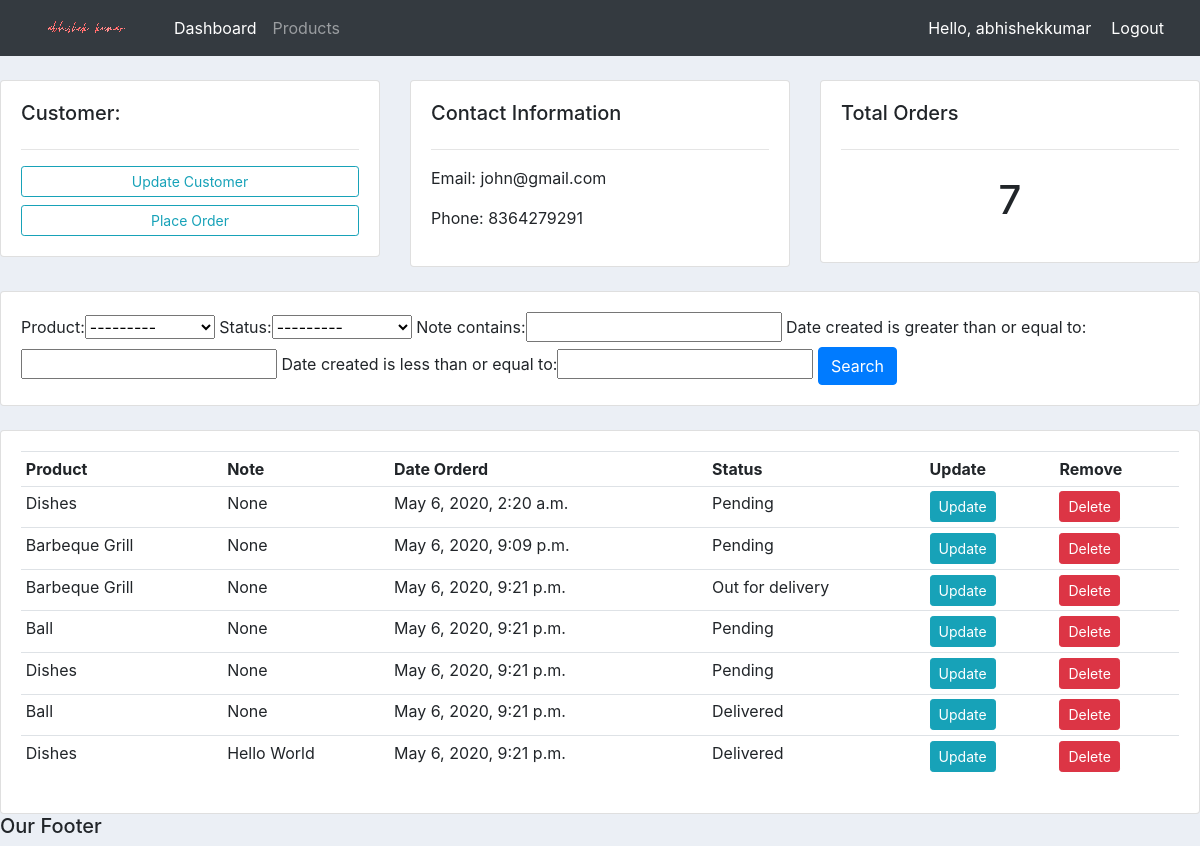
The app's page /customer/1/ (signed in) with its own data.
### accounts/models.py (models this page shows, shortened)
class Customer(models.Model):
    name = models.CharField(max_length=200, null=True)
    phone = models.CharField(max_length=200, null=True)
    email =models.CharField(max_length=200, null=True)
    date_created = models.DateTimeField(auto_now_add=True, null=True)

class Order(models.Model):
    STATUS = (
        ('Pending', 'Pending'),
        ('Out for delivery', 'Out for delivery'),
        ('Delivered', 'Delivered'),
    )
    customer = models.ForeignKey(Customer, null=True, on_delete=models.SET_NULL)
    product = models.ForeignKey(Product, null=True, on_delete=models.SET_NULL)
    date_created = models.DateTimeField(auto_now_add=True, null=True)
    status = models.CharField(max_length=200, null=True, choices=STATUS)
    note = models.CharField(max_length=200, null=True)

class Product(models.Model):
    CATEGORY = (
        ('Indoor', 'Indoor'),
        ('Out Door', 'Out Door'),
    )
    name = models.CharField(max_length=200, null=True)
    price = models.FloatField(null=True)
    category = models.CharField(max_length=200, null=True, choices=CATEGORY)
    description = models.CharField(max_length=200, null=True, blank=True)
    date_created = models.DateTimeField(auto_now_add=True, null=True)
    tags = models.ManyToManyField(Tag)
    def __str__(self):
        return self.name

### accounts/decorators.py (the view)
		def wrapper_func(request, *args, **kwargs):
			group = None
			if request.user.groups.exists():
				group = request.user.groups.all()[0].name
			if group in allowed_roles:
				return view_func(request, *args, **kwargs)
			else:
				return HttpResponse('You are not authorized to view this page')

### accounts/views.py (called while the page is built)
@login_required(login_url='login')
@allowed_users(allowed_roles=['admin'])
def customer(request, pk_test):
	customer = Customer.objects.get(id=pk_test)
	orders = customer.order_set.all()
	order_count = orders.count()
	myFilter = OrderFilter(request.GET, queryset=orders)
	orders = myFilter.qs
	context = {'customer':customer, 'orders':orders, 'order_count':order_count,
	'myFilter':myFilter}
	return render(request, 'accounts/customer.html',context)

### accounts/templates/accounts/customer.html
{% extends 'accounts/main.html' %}
{% block content %}
<br>
<div class="row">
	<div class="col-md">
		<div class="card card-body">
			<h5>Customer:</h5>
			<hr>
			<a class="btn btn-outline-info  btn-sm btn-block" href="">Update Customer</a>
			<a class="btn btn-outline-info  btn-sm btn-block" href="{% url 'create_order' customer.id %}">Place Order</a>
		</div>
	</div>
	<div class="col-md">
		<div class="card card-body">
			<h5>Contact Information</h5>
			<hr>
			<p>Email: {{customer.email}} </p>
			<p>Phone: {{customer.phone}} </p>
		</div>
	</div>
	<div class="col-md">
		<div class="card card-body">
			<h5>Total Orders</h5>
			<hr>
			<h1 style="text-align: center;padding: 10px">{{order_count}}</h1>
		</div>
	</div>
</div>
<br>
<div class="row">
	<div class="col">
		<div class="card card-body">
			<form method="get">
				{{myFilter.form}}
		    <button class="btn btn-primary" type="submit">Search</button>
		  </form>
		</div>
	</div>
</div>
<br>
<div class="row">
	<div class="col-md">
		<div class="card card-body">
			<table class="table table-sm">
				<tr>
					<th>Product</th>
					<th>Note</th>
					<th>Date Orderd</th>
					<th>Status</th>
					<th>Update</th>
					<th>Remove</th>
				</tr>
				{% for order in orders %}
				<tr>
					<td>{{order.product}}</td>
					<td>{{order.note}}</td>
					<td>{{order.date_created}}</td>
					<td>{{order.status}}</td>
					<td><a class="btn btn-sm btn-info" href="{% url 'update_order' order.id %}">Update</a></td>
					<td><a class="btn btn-sm btn-danger" href="{% url 'delete_order' order.id %}">Delete</a></td>
				</tr>
				{% endfor %}
			</table>
		</div>
	</div>
</div>
{% endblock %}

### accounts/templates/accounts/navbar.html (shortened to what this page needs)
{% load static %}
<nav class="navbar navbar-expand-lg navbar-dark bg-dark">
    <img src="{% static 'images/logo.png' %}">
    <div class="collapse navbar-collapse" id="navbarNav">
      <ul class="navbar-nav">
        {% if request.user.is_staff %}
        <li class="nav-item active">
          <a class="nav-link" href="{% url 'home' %}">Dashboard</a>
        </li>
        <li class="nav-item">
          <a class="nav-link" href="{% url 'products' %}">Products</a>
        </li>
        {% endif %}
      </ul>
    </div>
    <span class="hello-msg">Hello, {{request.user}} </span>
    <span><a class="hello-msg" href="{% url 'logout' %}">Logout</a></span>
  </nav>

### static/css/main.css (style rules this page uses)
body { background-color: #ebeff5; }

### accounts/templates/accounts/navbar.html (style rules this page uses)
.hello-msg { font-size: : 18px; color: #fff; margin-right: 20px; }

### records on screen
Customer: email "john@gmail.com", phone "8364279291"
Order: product "Dishes", note "None", date_created "May 6, 2020, 2:20 a.m.", status "Pending"
Order: product "Barbeque Grill", note "None", date_created "May 6, 2020, 9:09 p.m.", status "Pending"
Order: product "Barbeque Grill", note "None", date_created "May 6, 2020, 9:21 p.m.", status "Out for delivery"
Order: product "Ball", note "None", date_created "May 6, 2020, 9:21 p.m.", status "Pending"
Order: product "Dishes", note "None", date_created "May 6, 2020, 9:21 p.m.", status "Pending"
Order: product "Ball", note "None", date_created "May 6, 2020, 9:21 p.m.", status "Delivered"
Order: product "Dishes", note "Hello World", date_created "May 6, 2020, 9:21 p.m.", status "Delivered"

### other values on screen
{{ request.user }} "abhishekkumar"
{{ order_count }} "7"
